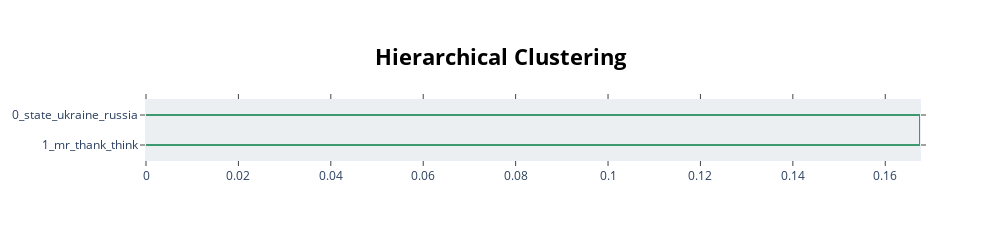

Here is the notebook cell this chart was saved with:
### Code cell
topic_model.visualize_hierarchy()

### Figure 1 — Plotly figure (JSON) as saved in the notebook; plotly's stock layout.template omitted (floating-point values rounded to 4 significant figures)
{"data": [{"hoverinfo": "text", "marker": {"color": "rgb(61,153,112)"}, "mode": "lines", "type": "scatter", "x": [0, 0.1675, 0.1675, 0], "xaxis": "x", "y": [-5, -5, -15, -15], "yaxis": "y"}], "layout": {"autosize": false, "height": 230, "hoverlabel": {"bgcolor": "white", "font": {"family": "Rockwell", "size": 16}}, "hovermode": "closest", "plot_bgcolor": "#ECEFF1", "showlegend": false, "title": {"font": {"color": "Black", "size": 22}, "text": "<b>Hierarchical Clustering</b>", "x": 0.5, "xanchor": "center", "yanchor": "top"}, "width": 1000, "xaxis": {"mirror": "allticks", "rangemode": "tozero", "showgrid": false, "showline": true, "showticklabels": true, "ticks": "outside", "type": "linear", "zeroline": false}, "yaxis": {"mirror": "allticks", "range": [-20, 0], "rangemode": "tozero", "showgrid": false, "showline": true, "showticklabels": true, "tickmode": "array", "ticks": "outside", "ticktext": ["0_state_ukraine_russia", "1_mr_thank_think"], "tickvals": [-5, -15], "type": "linear", "zeroline": false}}}
